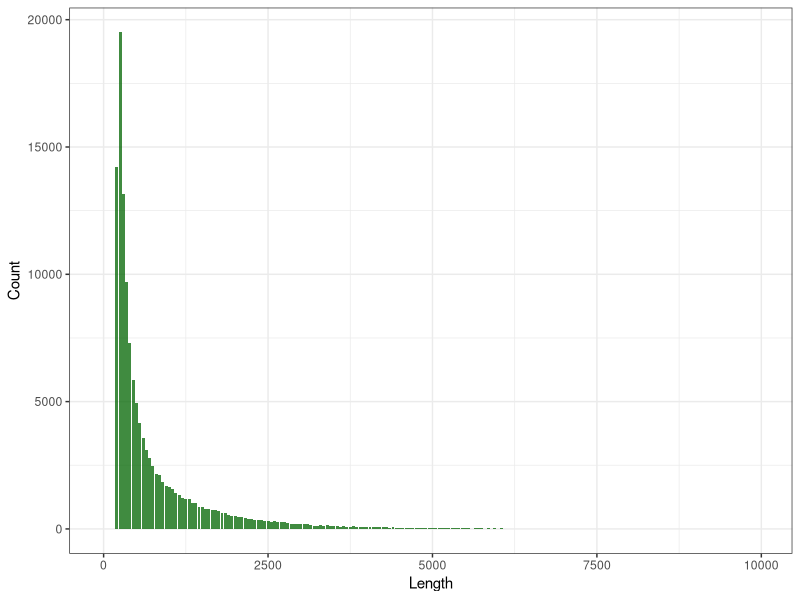

This figure's R source:
## ---- chunk 1
library(ggplot2)
## ---- chunk 2
transcript_lengths<-read.csv("../Results/Reference_transcriptome_length_histogram.csv", head=T, sep="\t")

selected_transcript_lengths<-subset(transcript_lengths, transcript_lengths$Length<10000)
ggplot(selected_transcript_lengths, aes(x=Length, y=Count)) + geom_bar(fill = "dark green", alpha=0.75, stat="identity") + theme_bw()

